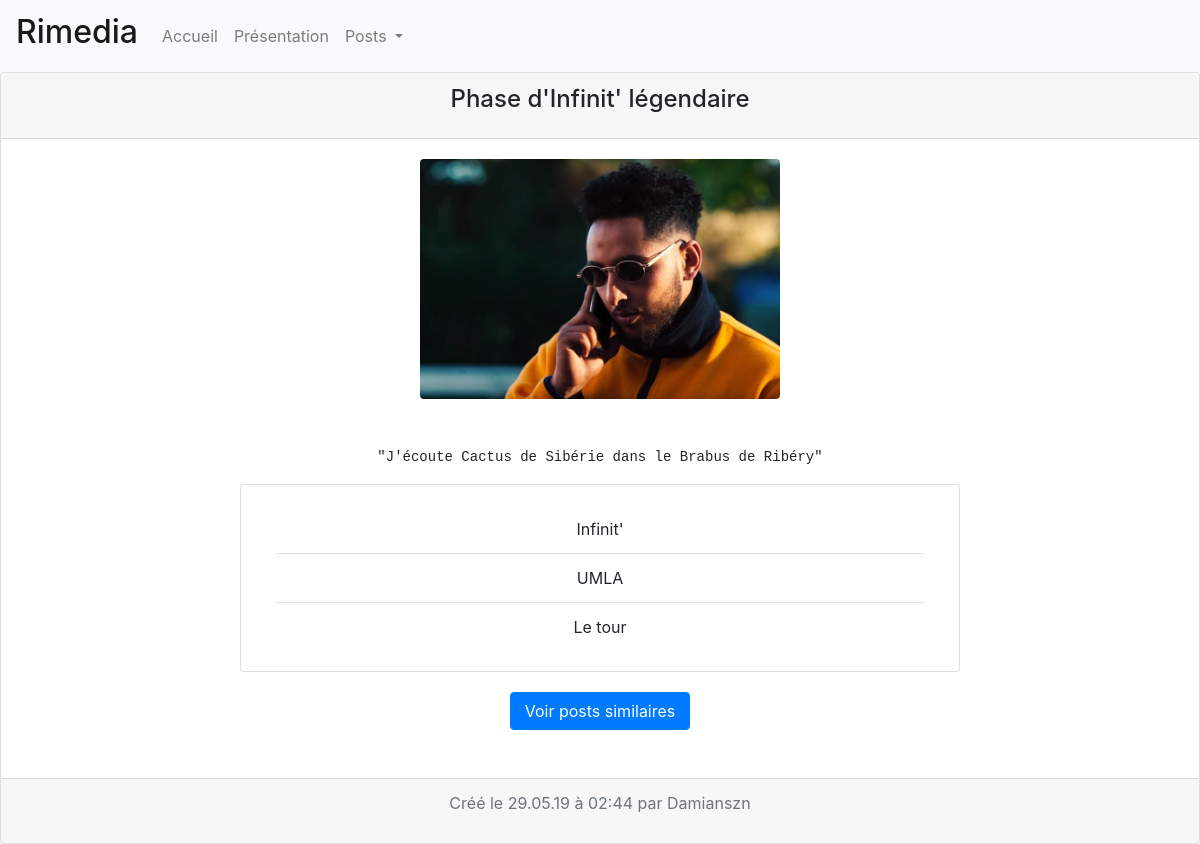
The app's page /view.php?id=36 with its own data.
### tables this page shows
CREATE TABLE "posts" (
	"id"	INTEGER NOT NULL PRIMARY KEY AUTOINCREMENT UNIQUE,
	"author"	TEXT NOT NULL,
	"title"	TEXT NOT NULL,
	"article"	TEXT,
	"artistName"	TEXT,
	"albumName"	TEXT,
	"songName"	TEXT NOT NULL,
	"link"	TEXT,
	"date"	TEXT NOT NULL,
	"genre"	TEXT NOT NULL,
	"imageSource"	TEXT NOT NULL,
	"imageExt"	BLOB
);

### view.php (the view)
<?php
include 'partials/header.php';
$username = $_SESSION['username'] ?? '';
$postId = $_GET['id'];
$pdo = new PDO('sqlite:data.db', null, null, [
    PDO::ATTR_ERRMODE => PDO::ERRMODE_EXCEPTION,
    PDO::ATTR_DEFAULT_FETCH_MODE => PDO::FETCH_ASSOC
]);
$data = $pdo->query("SELECT * FROM posts WHERE id=$postId");
$fetchedPost = $data->fetchAll();
$post = $fetchedPost[0];
$src = $postId.$post['imageExt'];
?>
<div class="card text-center">
    <div class="card-header">
        <h4 class="card-title"><?= $post['title']; ?></h4>
    </div>
    <div class="card-body">
        <?php if($post['link'] != ''): ?>
        <div class="embed-responsive embed-responsive-16by9">
            <iframe class="embed-responsive-item" src="<?= $post['link'] ?>" allowfullscreen></iframe>
        </div>
        <?php else: ?>
        <img style='width:30vw' src='/users/images/<?= $src ?>' class="card-img-top rounded mx-auto d-block"><br>
        <?php endif; ?>
        <br>
        <pre class="card-text"><?= $post['article']; ?></pre>
        <?php if($post['link'] != ''): ?>
            <?php if(postDetails($post) != null): ?>
            <div class="card mb-3" style="width:60vw;margin:auto;">
            <div class="row no-gutters">
                <div class="col-md-4">
                <img src="/users/images/<?= $src ?>" class="card-img" alt="<?= $post['imageSource'] ?>" style='height:100%;'>
                </div>
                <?= postDetails($post); ?>
            </div>
            </div>
            <?php endif;?>
        <?php else: ?>
            <?php if(postDetails($post) != null): ?>
            <div class="card" style="width:60vw;margin:auto;">
            <div>
                <?= postDetailsNoPic($post); ?>
            </div>
            </div>
            <?php endif;?>
        <?php endif;?>
    </div>
    <a href="genres.php?genre=<?= $post['genre'] ?>&page=1" class="btn btn-primary" style="width:15vw;margin:auto;">Voir posts similaires</a>
    <br><br>
    <?php if($username == $post['author']): ?>
    <div class="card-footer text-muted">
        <p>Vous l'avez créé le <?= $post['date'] ?>.<a href="users/delete.php?id=<?= $post['id'] ?>&confirmation=no" style="color:red;"> Supprimer ?</a></p>
    </div>
    <?php else: ?>
    <div class="card-footer text-muted">
        <p>Créé le <?= $post['date'] ?> par <?= $post['author'] ?></p>
    </div>
    <?php endif; ?>
</div>
<?php include 'partials/footer.php';?>

### functions.php (shortened to what this page needs)
<?php
function postDetails(array $post){
    $output = '';
    if($post['artistName'] != '' && $post['albumName'] != '' && $post['songName'] != ''){
        $output .= <<<HTML
        <div class="col-md-8">
            <div class="card-body">
                <ul class="list-group list-group-flush">
                    <li class="list-group-item">${post['artistName']}</li>
                    <li class="list-group-item">${post['albumName']}</li>
                    <li class="list-group-item">${post['songName']}</li>
                </ul>
            </div>
        </div>
HTML;
        return $output;
    }
    else{
        return null;
    }
}
function postDetailsNoPic(array $post){
    $output = '';
    if($post['artistName'] != '' && $post['albumName'] != '' && $post['songName'] != ''){
        $output .= <<<HTML
        <div class="col-md">
            <div class="card-body">
                <ul class="list-group list-group-flush">
                    <li class="list-group-item">${post['artistName']}</li>
                    <li class="list-group-item">${post['albumName']}</li>
                    <li class="list-group-item">${post['songName']}</li>
                </ul>
            </div>
        </div>
HTML;
        return $output;
    }
    else{
        return null;
    }
}

### records on screen
posts: title "Phase d'Infinit' légendaire", imageExt (picture), article "\"J'écoute Cactus de Sibérie dans le Brabus de Ribéry\"", artistName "Infinit'", albumName "UMLA", songName "Le tour", date "29.05.19 à 02:44", author "Damianszn"
